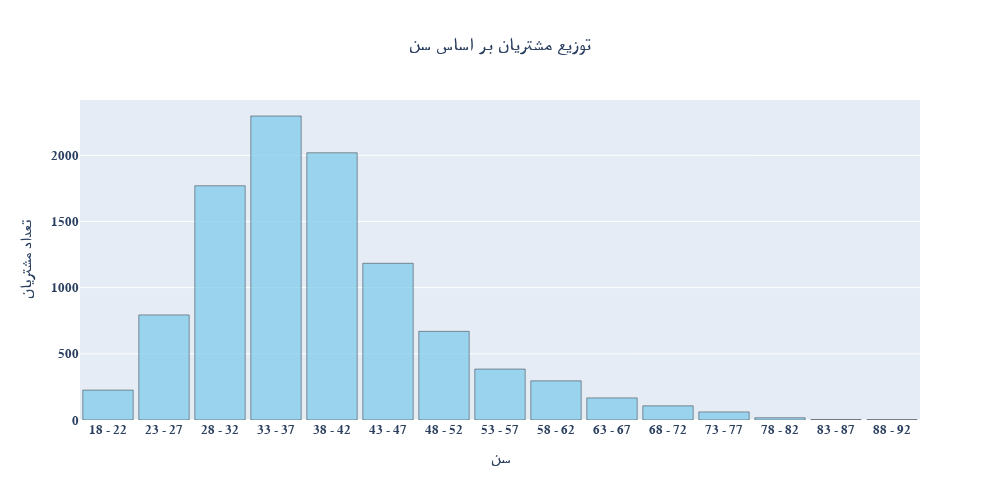

Here is the notebook cell this chart was saved with:
### Code cell
col = "Age"
title = "توزیع مشتریان بر اساس سن"
xtitle = "سن"
ytitle = "تعداد مشتریان"
width = global_width
hight = global_height
draw_histogram(df, col, title, xtitle, ytitle, width, hight, 
               method='Sturges', save=True)

### Figure 1 — Plotly figure (JSON) as saved in the notebook; plotly's stock layout.template omitted (floating-point values rounded to 4 significant figures; data arrays with more than 128 entries replaced by an {"elided": "..."} marker saying what was removed)
{"data": [{"marker": {"color": "skyblue", "line": {"color": "black", "width": 0.5}}, "opacity": 0.8, "type": "histogram", "x": {"elided": "10000 int values"}, "xbins": {"end": 97, "size": 5, "start": 18}}], "layout": {"bargap": 0.1, "font": {"family": "Vazir FD-WOL", "size": 13, "weight": "bold"}, "height": 500, "title": {"text": "توزیع مشتریان بر اساس سن", "x": 0.5, "xanchor": "center"}, "width": 1000, "xaxis": {"tickmode": "array", "ticktext": ["18 - 22", "23 - 27", "28 - 32", "33 - 37", "38 - 42", "43 - 47", "48 - 52", "53 - 57", "58 - 62", "63 - 67", "68 - 72", "73 - 77", "78 - 82", "83 - 87", "88 - 92"], "tickvals": [20.5, 25.5, 30.5, 35.5, 40.5, 45.5, 50.5, 55.5, 60.5, 65.5, 70.5, 75.5, 80.5, 85.5, 90.5], "title": {"text": "سن"}}, "yaxis": {"title": {"text": "تعداد مشتریان"}}}}
